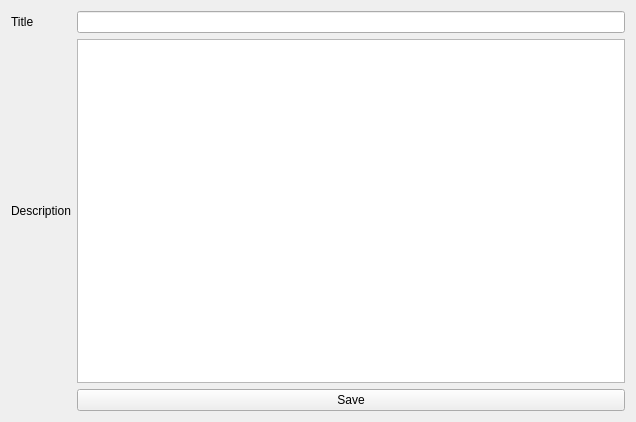
<?xml version="1.0" encoding="UTF-8"?>
<ui version="4.0">
 <class>TaskEditor</class>
 <widget class="QWidget" name="TaskEditor">
  <property name="geometry">
   <rect>
    <x>0</x>
    <y>0</y>
    <width>636</width>
    <height>422</height>
   </rect>
  </property>
  <property name="windowTitle">
   <string>Form</string>
  </property>
  <layout class="QGridLayout" name="gridLayout">
   <item row="0" column="0">
    <widget class="QLabel" name="label">
     <property name="text">
      <string>Title</string>
     </property>
    </widget>
   </item>
   <item row="0" column="1">
    <widget class="QLineEdit" name="title"/>
   </item>
   <item row="1" column="1">
    <widget class="QTextEdit" name="description"/>
   </item>
   <item row="1" column="0">
    <widget class="QLabel" name="label_2">
     <property name="text">
      <string>Description</string>
     </property>
    </widget>
   </item>
   <item row="2" column="1">
    <widget class="QPushButton" name="saveButton">
     <property name="text">
      <string>Save</string>
     </property>
    </widget>
   </item>
  </layout>
 </widget>
 <resources/>
 <connections/>
</ui>
